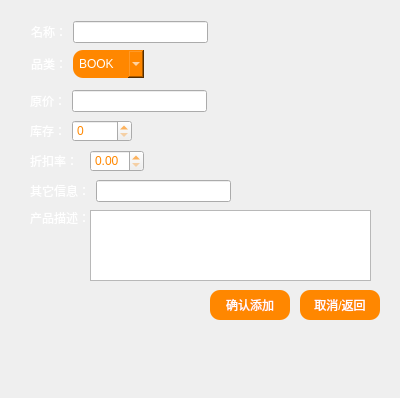
<?xml version="1.0" encoding="UTF-8"?>
<ui version="4.0">
 <class>addGoodsDialog</class>
 <widget class="QDialog" name="addGoodsDialog">
  <property name="geometry">
   <rect>
    <x>0</x>
    <y>0</y>
    <width>400</width>
    <height>398</height>
   </rect>
  </property>
  <property name="windowTitle">
   <string>Dialog</string>
  </property>
  <property name="styleSheet">
   <string notr="true">#addGoodsDialog{
border-image:url(:/icon/icon/kobe3.jpg);
}
#addGoodsDialog *{
border-image:url();
}</string>
  </property>
  <widget class="QWidget" name="layoutWidget1">
   <property name="geometry">
    <rect>
     <x>31</x>
     <y>49</y>
     <width>113</width>
     <height>30</height>
    </rect>
   </property>
   <layout class="QHBoxLayout" name="horizontalLayout_2">
    <item>
     <widget class="QLabel" name="label_2">
      <property name="styleSheet">
       <string notr="true">color: white;</string>
      </property>
      <property name="text">
       <string>品类：</string>
      </property>
     </widget>
    </item>
    <item>
     <widget class="QComboBox" name="typeComboBox">
      <property name="styleSheet">
       <string notr="true">color: white;
background-color: rgb(255, 135, 0);
border-style: outset;
padding: 6px;
border-radius: 10px;</string>
      </property>
      <item>
       <property name="text">
        <string>BOOK</string>
       </property>
      </item>
      <item>
       <property name="text">
        <string>CLOTH</string>
       </property>
      </item>
      <item>
       <property name="text">
        <string>FOOD</string>
       </property>
      </item>
      <item>
       <property name="text">
        <string>PHONE</string>
       </property>
      </item>
     </widget>
    </item>
   </layout>
  </widget>
  <widget class="QWidget" name="layoutWidget_2">
   <property name="geometry">
    <rect>
     <x>30</x>
     <y>90</y>
     <width>177</width>
     <height>22</height>
    </rect>
   </property>
   <layout class="QHBoxLayout" name="horizontalLayout_3">
    <item>
     <widget class="QLabel" name="label_3">
      <property name="styleSheet">
       <string notr="true">color: white;</string>
      </property>
      <property name="text">
       <string>原价：</string>
      </property>
     </widget>
    </item>
    <item>
     <widget class="QLineEdit" name="originalPriceLineEdit">
      <property name="font">
       <font>
        <weight>75</weight>
        <bold>true</bold>
       </font>
      </property>
      <property name="styleSheet">
       <string notr="true">color: rgb(255, 135, 0);</string>
      </property>
     </widget>
    </item>
   </layout>
  </widget>
  <widget class="QWidget" name="layoutWidget_3">
   <property name="geometry">
    <rect>
     <x>30</x>
     <y>120</y>
     <width>102</width>
     <height>22</height>
    </rect>
   </property>
   <layout class="QHBoxLayout" name="horizontalLayout_4">
    <item>
     <widget class="QLabel" name="label_4">
      <property name="styleSheet">
       <string notr="true">color: white;</string>
      </property>
      <property name="text">
       <string>库存：</string>
      </property>
     </widget>
    </item>
    <item>
     <widget class="QSpinBox" name="inventorySpinBox">
      <property name="styleSheet">
       <string notr="true">color: rgb(255, 135, 0);</string>
      </property>
      <property name="maximum">
       <number>10000</number>
      </property>
     </widget>
    </item>
   </layout>
  </widget>
  <widget class="QWidget" name="layoutWidget_5">
   <property name="geometry">
    <rect>
     <x>30</x>
     <y>180</y>
     <width>201</width>
     <height>22</height>
    </rect>
   </property>
   <layout class="QHBoxLayout" name="horizontalLayout_6">
    <item>
     <widget class="QLabel" name="label_6">
      <property name="styleSheet">
       <string notr="true">color: white;</string>
      </property>
      <property name="text">
       <string>其它信息：</string>
      </property>
     </widget>
    </item>
    <item>
     <widget class="QLineEdit" name="otherLineEdit">
      <property name="font">
       <font>
        <weight>75</weight>
        <bold>true</bold>
       </font>
      </property>
      <property name="styleSheet">
       <string notr="true">color: rgb(255, 135, 0);</string>
      </property>
     </widget>
    </item>
   </layout>
  </widget>
  <widget class="QPushButton" name="returnButton">
   <property name="geometry">
    <rect>
     <x>300</x>
     <y>290</y>
     <width>80</width>
     <height>30</height>
    </rect>
   </property>
   <property name="styleSheet">
    <string notr="true">color: white;
background-color: rgb(255, 135, 0);
border-style: outset;
padding: 6px;
border-radius: 10px;</string>
   </property>
   <property name="text">
    <string>取消/返回</string>
   </property>
  </widget>
  <widget class="QPushButton" name="addConfirmButton">
   <property name="geometry">
    <rect>
     <x>210</x>
     <y>290</y>
     <width>80</width>
     <height>30</height>
    </rect>
   </property>
   <property name="styleSheet">
    <string notr="true">color: white;
background-color: rgb(255, 135, 0);
border-style: outset;
padding: 6px;
border-radius: 10px;</string>
   </property>
   <property name="text">
    <string>确认添加</string>
   </property>
  </widget>
  <widget class="QTextEdit" name="descriptionTextEdit">
   <property name="geometry">
    <rect>
     <x>90</x>
     <y>210</y>
     <width>281</width>
     <height>71</height>
    </rect>
   </property>
   <property name="font">
    <font>
     <weight>75</weight>
     <bold>true</bold>
    </font>
   </property>
   <property name="styleSheet">
    <string notr="true">color: rgb(255, 135, 0);</string>
   </property>
  </widget>
  <widget class="QLabel" name="label_7">
   <property name="geometry">
    <rect>
     <x>30</x>
     <y>210</y>
     <width>60</width>
     <height>16</height>
    </rect>
   </property>
   <property name="styleSheet">
    <string notr="true">color: white;</string>
   </property>
   <property name="text">
    <string>产品描述：</string>
   </property>
  </widget>
  <widget class="QWidget" name="layoutWidget2">
   <property name="geometry">
    <rect>
     <x>31</x>
     <y>21</y>
     <width>177</width>
     <height>22</height>
    </rect>
   </property>
   <layout class="QHBoxLayout" name="horizontalLayout">
    <item>
     <widget class="QLabel" name="label">
      <property name="styleSheet">
       <string notr="true">color: white;</string>
      </property>
      <property name="text">
       <string>名称：</string>
      </property>
     </widget>
    </item>
    <item>
     <widget class="QLineEdit" name="nameLineEdit">
      <property name="font">
       <font>
        <weight>75</weight>
        <bold>true</bold>
       </font>
      </property>
      <property name="styleSheet">
       <string notr="true">color: rgb(255, 135, 0);</string>
      </property>
     </widget>
    </item>
   </layout>
  </widget>
  <widget class="QWidget" name="layoutWidget3">
   <property name="geometry">
    <rect>
     <x>30</x>
     <y>150</y>
     <width>114</width>
     <height>22</height>
    </rect>
   </property>
   <layout class="QHBoxLayout" name="horizontalLayout_5">
    <item>
     <widget class="QLabel" name="label_5">
      <property name="styleSheet">
       <string notr="true">color: white;</string>
      </property>
      <property name="text">
       <string>折扣率：</string>
      </property>
     </widget>
    </item>
    <item>
     <widget class="QDoubleSpinBox" name="rateSpinBox">
      <property name="styleSheet">
       <string notr="true">color: rgb(255, 135, 0);</string>
      </property>
      <property name="maximum">
       <double>1.000000000000000</double>
      </property>
      <property name="singleStep">
       <double>0.010000000000000</double>
      </property>
     </widget>
    </item>
   </layout>
  </widget>
  <zorder>label_7</zorder>
  <zorder>layoutWidget1</zorder>
  <zorder>layoutWidget2</zorder>
  <zorder>layoutWidget3</zorder>
  <zorder>layoutWidget_2</zorder>
  <zorder>layoutWidget_3</zorder>
  <zorder>layoutWidget_5</zorder>
  <zorder>returnButton</zorder>
  <zorder>addConfirmButton</zorder>
  <zorder>descriptionTextEdit</zorder>
 </widget>
 <resources/>
 <connections/>
</ui>
